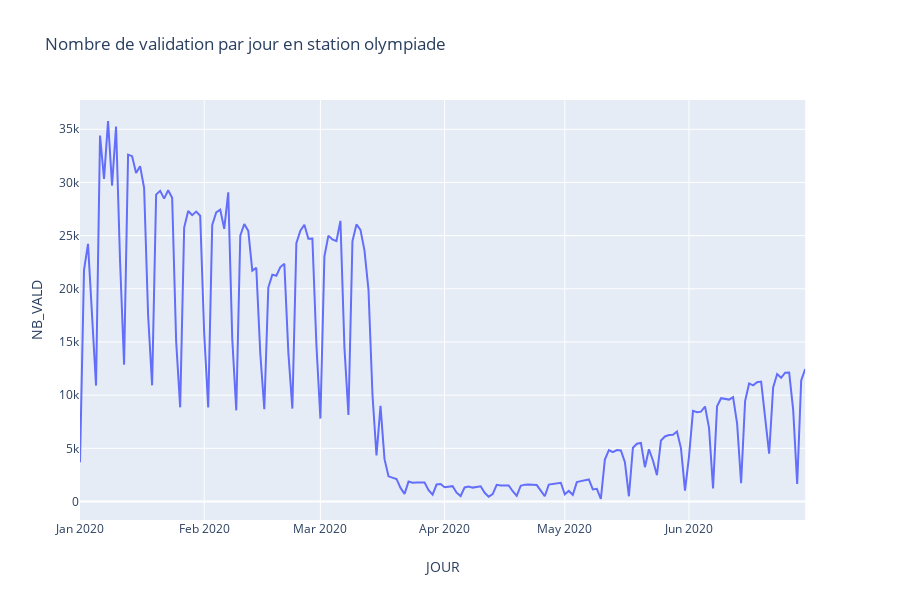

Notebook source saved alongside this figure:
### Code cell
fig = px.line(TS_OLYMP, x="JOUR", y="NB_VALD", title='Nombre de validation par jour en station olympiade')

fig.show()

### Figure 1 — Plotly figure (JSON) as saved in the notebook; plotly's stock layout.template omitted (floating-point values rounded to 4 significant figures; data arrays with more than 128 entries replaced by an {"elided": "..."} marker saying what was removed)
{"data": [{"hoverlabel": {"namelength": 0}, "hovertemplate": "JOUR=%{x}<br>NB_VALD=%{y}", "legendgroup": "", "line": {"color": "#636efa", "dash": "solid"}, "mode": "lines", "name": "", "showlegend": false, "type": "scatter", "x": {"elided": "182 str values"}, "xaxis": "x", "y": {"elided": "182 int values"}, "yaxis": "y"}], "layout": {"height": 600, "legend": {"tracegroupgap": 0}, "title": {"text": "Nombre de validation par jour en station olympiade"}, "xaxis": {"anchor": "y", "domain": [0, 0.98], "title": {"text": "JOUR"}}, "yaxis": {"anchor": "x", "domain": [0, 1], "title": {"text": "NB_VALD"}}}}
